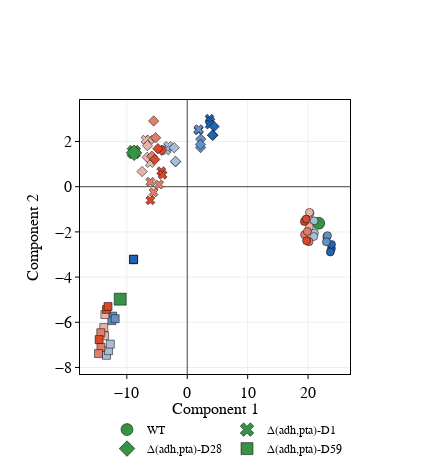

Notebook code for this chart:
### Markdown cell above
### Final TSNE - Fig6c in article ###

### Code cell
features = [ 'acetate_yield', 
             'formate_yield',
             'lactate_yield',
             'pyruvate_yield',
             'succinate_yield',
            'growth_rate']
fig = tsne_plot(features,15,10)

#pio.write_image(fig,"Figures/si_fig_glc_pca_loadings.svg",format='svg')

### Figure 1 — Plotly figure (JSON) as saved in the notebook; plotly's stock layout.template omitted (floating-point values rounded to 4 significant figures)
{"data": [{"marker": {"color": "rgb(54, 146, 68)", "line": {"color": "black", "width": 0.5}, "size": 12, "symbol": "circle"}, "mode": "markers", "name": "WT", "type": "scatter", "x": [21.76], "y": [-1.618]}, {"marker": {"color": "rgb(33.0, 100.0, 175.0)", "line": {"color": "black", "width": 0.5}, "size": 8, "symbol": "circle"}, "mode": "markers", "showlegend": false, "type": "scatter", "x": [23.86, 23.88, 23.69], "y": [-2.739, -2.556, -2.89]}, {"marker": {"color": "rgb(100.0, 144.66666666666666, 194.66666666666666)", "line": {"color": "black", "width": 0.5}, "size": 8, "symbol": "circle"}, "mode": "markers", "showlegend": false, "type": "scatter", "x": [23.09, 23.21, 23.04], "y": [-2.213, -2.167, -2.438]}, {"marker": {"color": "rgb(167.0, 189.33333333333331, 214.33333333333334)", "line": {"color": "black", "width": 0.5}, "size": 8, "symbol": "circle"}, "mode": "markers", "showlegend": false, "type": "scatter", "x": [21.05, 20.94, 20.99], "y": [-2.05, -2.205, -1.51]}, {"marker": {"color": "rgb(228.33333333333334, 180.0, 170.0)", "line": {"color": "black", "width": 0.5}, "size": 8, "symbol": "circle"}, "mode": "markers", "showlegend": false, "type": "scatter", "x": [20.33, 20.23, 20.21], "y": [-1.172, -1.137, -1.768]}, {"marker": {"color": "rgb(222.66666666666666, 126.0, 106.0)", "line": {"color": "black", "width": 0.5}, "size": 8, "symbol": "circle"}, "mode": "markers", "showlegend": false, "type": "scatter", "x": [20.15, 19.42, 19.88], "y": [-2.433, -2.124, -1.982]}, {"marker": {"color": "rgb(217.0, 72.0, 42.0)", "line": {"color": "black", "width": 0.5}, "size": 8, "symbol": "circle"}, "mode": "markers", "showlegend": false, "type": "scatter", "x": [19.75, 19.38, 19.68], "y": [-2.394, -1.54, -1.431]}, {"marker": {"color": "rgb(54, 146, 68)", "line": {"color": "black", "width": 0.5}, "size": 12, "symbol": "x"}, "mode": "markers", "name": "Δ(adh,pta)-D1", "type": "scatter", "x": [-8.836], "y": [1.533]}, {"marker": {"color": "rgb(33.0, 100.0, 175.0)", "line": {"color": "black", "width": 0.5}, "size": 8, "symbol": "x"}, "mode": "markers", "showlegend": false, "type": "scatter", "x": [3.689, 3.829, 3.714], "y": [3.01, 2.885, 2.75]}, {"marker": {"color": "rgb(100.0, 144.66666666666666, 194.66666666666666)", "line": {"color": "black", "width": 0.5}, "size": 8, "symbol": "x"}, "mode": "markers", "showlegend": false, "type": "scatter", "x": [1.921, 1.832, 1.893], "y": [2.518, 2.501, 2.546]}, {"marker": {"color": "rgb(167.0, 189.33333333333331, 214.33333333333334)", "line": {"color": "black", "width": 0.5}, "size": 8, "symbol": "x"}, "mode": "markers", "showlegend": false, "type": "scatter", "x": [-3.33, -3.127, -3.5], "y": [1.696, 1.803, 1.603]}, {"marker": {"color": "rgb(228.33333333333334, 180.0, 170.0)", "line": {"color": "black", "width": 0.5}, "size": 8, "symbol": "x"}, "mode": "markers", "showlegend": false, "type": "scatter", "x": [-6.243, -6.895, -6.156], "y": [2.077, 2.081, 1.05]}, {"marker": {"color": "rgb(222.66666666666666, 126.0, 106.0)", "line": {"color": "black", "width": 0.5}, "size": 8, "symbol": "x"}, "mode": "markers", "showlegend": false, "type": "scatter", "x": [-5.567, -6.103, -4.673], "y": [-0.248, 0.2138, 0.09582]}, {"marker": {"color": "rgb(217.0, 72.0, 42.0)", "line": {"color": "black", "width": 0.5}, "size": 8, "symbol": "x"}, "mode": "markers", "showlegend": false, "type": "scatter", "x": [-6.103, -4.299, -4.077], "y": [-0.6012, 0.6827, 0.5277]}, {"marker": {"color": "rgb(54, 146, 68)", "line": {"color": "black", "width": 0.5}, "size": 12, "symbol": "diamond"}, "mode": "markers", "name": "Δ(adh,pta)-D28", "type": "scatter", "x": [-8.802], "y": [1.5]}, {"marker": {"color": "rgb(33.0, 100.0, 175.0)", "line": {"color": "black", "width": 0.5}, "size": 8, "symbol": "diamond"}, "mode": "markers", "showlegend": false, "type": "scatter", "x": [4.453, 4.25, 4.169], "y": [2.664, 2.281, 2.282]}, {"marker": {"color": "rgb(100.0, 144.66666666666666, 194.66666666666666)", "line": {"color": "black", "width": 0.5}, "size": 8, "symbol": "diamond"}, "mode": "markers", "showlegend": false, "type": "scatter", "x": [2.208, 2.24, 2.182], "y": [1.731, 2.107, 1.871]}, {"marker": {"color": "rgb(167.0, 189.33333333333331, 214.33333333333334)", "line": {"color": "black", "width": 0.5}, "size": 8, "symbol": "diamond"}, "mode": "markers", "showlegend": false, "type": "scatter", "x": [-1.944, -1.929, -2.156], "y": [1.104, 1.124, 1.726]}, {"marker": {"color": "rgb(228.33333333333334, 180.0, 170.0)", "line": {"color": "black", "width": 0.5}, "size": 8, "symbol": "diamond"}, "mode": "markers", "showlegend": false, "type": "scatter", "x": [-7.47, -6.627, -6.576], "y": [0.6711, 1.298, 1.818]}, {"marker": {"color": "rgb(222.66666666666666, 126.0, 106.0)", "line": {"color": "black", "width": 0.5}, "size": 8, "symbol": "diamond"}, "mode": "markers", "showlegend": false, "type": "scatter", "x": [-5.559, -5.232, -5.859], "y": [2.912, 2.168, 1.348]}, {"marker": {"color": "rgb(217.0, 72.0, 42.0)", "line": {"color": "black", "width": 0.5}, "size": 8, "symbol": "diamond"}, "mode": "markers", "showlegend": false, "type": "scatter", "x": [-4.22, -5.38, -4.856], "y": [1.614, 1.206, 1.683]}, {"marker": {"color": "rgb(54, 146, 68)", "line": {"color": "black", "width": 0.5}, "size": 12, "symbol": "square"}, "mode": "markers", "name": "Δ(adh,pta)-D59", "type": "scatter", "x": [-11.09], "y": [-4.977]}, {"marker": {"color": "rgb(33.0, 100.0, 175.0)", "line": {"color": "black", "width": 0.5}, "size": 8, "symbol": "square"}, "mode": "markers", "showlegend": false, "type": "scatter", "x": [-8.912, -8.867, -8.889], "y": [-3.236, -3.202, -3.22]}, {"marker": {"color": "rgb(100.0, 144.66666666666666, 194.66666666666666)", "line": {"color": "black", "width": 0.5}, "size": 8, "symbol": "square"}, "mode": "markers", "showlegend": false, "type": "scatter", "x": [-12.34, -12.48, -11.93], "y": [-5.726, -5.926, -5.842]}, {"marker": {"color": "rgb(167.0, 189.33333333333331, 214.33333333333334)", "line": {"color": "black", "width": 0.5}, "size": 8, "symbol": "square"}, "mode": "markers", "showlegend": false, "type": "scatter", "x": [-13.36, -13.02, -12.73], "y": [-7.462, -7.257, -6.967]}, {"marker": {"color": "rgb(228.33333333333334, 180.0, 170.0)", "line": {"color": "black", "width": 0.5}, "size": 8, "symbol": "square"}, "mode": "markers", "showlegend": false, "type": "scatter", "x": [-13.82, -13.63, -13.68], "y": [-6.235, -5.658, -6.6]}, {"marker": {"color": "rgb(222.66666666666666, 126.0, 106.0)", "line": {"color": "black", "width": 0.5}, "size": 8, "symbol": "square"}, "mode": "markers", "showlegend": false, "type": "scatter", "x": [-14.29, -14.69, -14.31], "y": [-7.101, -7.385, -6.463]}, {"marker": {"color": "rgb(217.0, 72.0, 42.0)", "line": {"color": "black", "width": 0.5}, "size": 8, "symbol": "square"}, "mode": "markers", "showlegend": false, "type": "scatter", "x": [-14.59, -13.36, -13.11], "y": [-6.766, -5.431, -5.301]}], "layout": {"height": 475, "legend": {"font": {"color": "black", "family": "Myriad Pro", "size": 12}, "orientation": "h", "x": 0.1, "y": -0.15}, "width": 430, "xaxis": {"linecolor": "black", "linewidth": 1, "mirror": true, "nticks": 8, "showgrid": true, "showline": true, "side": "bottom", "tickangle": 0, "tickcolor": "black", "tickfont": {"color": "black", "family": "Myriad Pro", "size": 16}, "ticklen": 4, "ticks": "outside", "title": {"font": {"color": "black", "family": "Myriad Pro", "size": 16}, "standoff": 0.5, "text": "Component 1"}, "zeroline": true}, "yaxis": {"anchor": "x", "linecolor": "black", "linewidth": 1, "mirror": true, "showgrid": true, "showline": true, "side": "left", "tickangle": 0, "tickcolor": "black", "tickfont": {"color": "black", "family": "Myriad Pro", "size": 16}, "ticklen": 4, "ticks": "outside", "title": {"font": {"color": "black", "family": "Myriad Pro", "size": 16}, "text": "Component 2"}, "zeroline": true}}}
